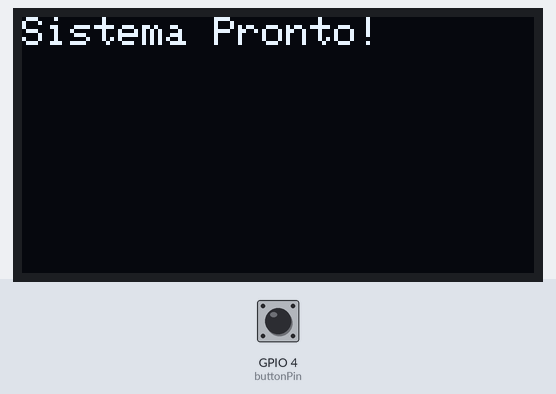
Recording of a sketch running on a simulated ESP32. Shown: 128×64 one-colour display. The inputs (shaded band) are chosen by the test bench; at power-on: GPIO 4 (buttonPin) HIGH. WiFi joins after 1.5 s; servers stay silent unless stated; what the sketch prints to the serial monitor is not drawn.

Above: at 7.2 s.
7.3 s: GPIO 4 (buttonPin) pulled LOW for 0.15 s
At 8.5 s:
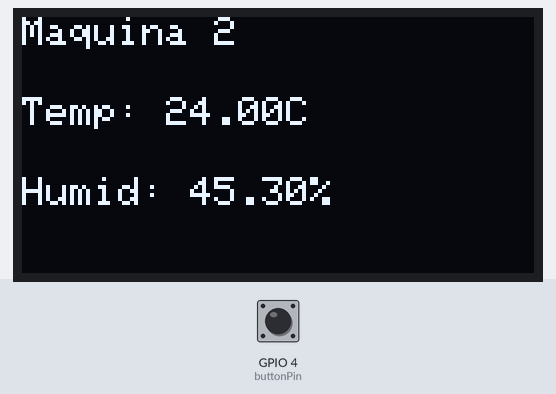
9.1 s: GPIO 4 (buttonPin) pulled LOW for 1 s
At 10.7 s:
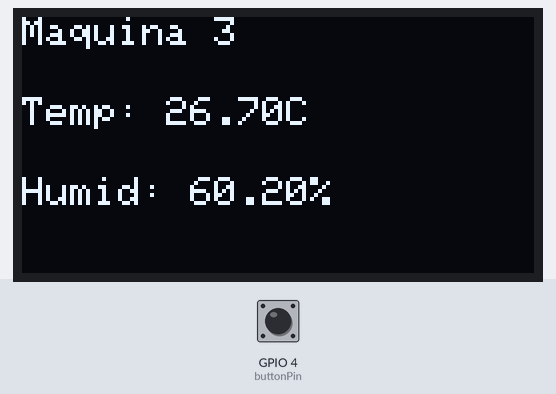
11.6 s: GPIO 4 (buttonPin) pulled LOW for 0.15 s
At 12.2 s:
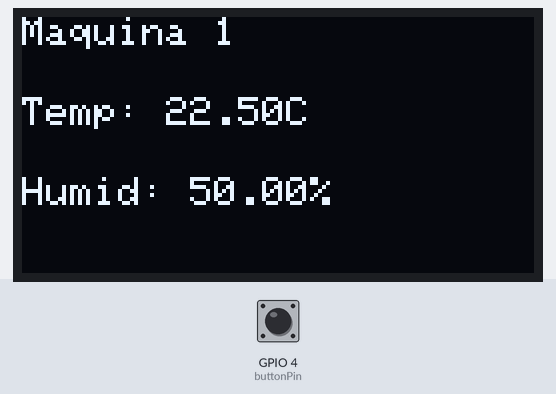
Timing chart, 0 to 14.6 s (numbered marks = the images above; inputs shaded):
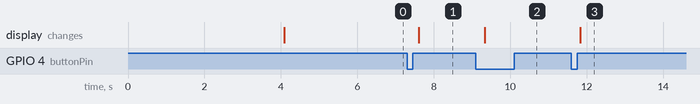

Measured:
- after the input at 7.3 s, the display: changes after 0.31 s (image 1)
- after the input at 9.1 s, the display: changes after 0.24 s (image 2)
- after the input at 11.6 s, the display: changes after 0.23 s (image 3)

The sketch:

SketchTccArduino.ino
```cpp
#include <WiFi.h>
#include <Adafruit_Sensor.h>
#include <DHT.h>
#include <Wire.h>
#include <Adafruit_GFX.h>
#include <Adafruit_SSD1306.h>

// Definições do sensor DHT e o pino que ele está conectado
#define DHTPIN 15     // Pino de dados do sensor DHT
#define DHTTYPE DHT22 // Definir se é DHT11 ou DHT22

// Definições do OLED (largura e altura)
#define SCREEN_WIDTH 128 // Largura do OLED
#define SCREEN_HEIGHT 64 // Altura do OLED

// Endereço I2C do display OLED
#define OLED_RESET -1  // Sem pino de reset
Adafruit_SSD1306 display(SCREEN_WIDTH, SCREEN_HEIGHT, &Wire, OLED_RESET);

// Variáveis para a conexão WiFi
const char* ssid = "SEU_SSID"; // Colocar aqui o nome da rede WiFi
const char* password = "SUA_SENHA"; // Colocar aqui a senha do WiFi

// Instância do sensor DHT
DHT_Unified dht(DHTPIN, DHTTYPE);

// Definindo o pino do botão
#define buttonPin 4 // Pino onde o botão está conectado

// Variáveis para armazenar o estado das máquinas
int currentMachine = 0; // Variável para rastrear qual máquina está sendo exibida
int totalMachines = 3; // Supondo que você tenha 3 máquinas

// Dados simulados de temperatura e umidade para cada máquina
float machineTemperatures[] = {22.5, 24.0, 26.7}; // Exemplo de temperaturas das máquinas
float machineHumidities[] = {50.0, 45.3, 60.2}; // Exemplo de umidades das máquinas

void setup() {
  // Iniciando a comunicação serial (importante para debugar)
  Serial.begin(115200);

  // Inicializando o sensor DHT
  dht.begin();

  // Inicializando o display OLED
  if(!display.begin(SSD1306_SWITCHCAPVCC, 0x3C)) { // Verifica o endereço I2C do OLED
    Serial.println(F("Falha ao iniciar o display OLED"));
    for(;;); // Fica em loop se falhar
  }

  display.clearDisplay();
  display.setTextSize(1);             // Define o tamanho do texto (1 é o padrão)
  display.setTextColor(SSD1306_WHITE); // Cor do texto (branco)
  display.setCursor(0, 0);
  display.print("Iniciando..."); // Mensagem para saber que o sistema está iniciando
  display.display(); // Exibe a mensagem no OLED
  delay(2000);

  // Conectando ao WiFi
  conectarWiFi();

  // Configurando o botão
  pinMode(buttonPin, INPUT_PULLUP); // Configura o pino do botão como entrada com resistor de pull-up

  // Sistema pronto, informando no OLED
  display.clearDisplay();
  display.setCursor(0, 0);
  display.print("Sistema Pronto!");
  display.display();
  delay(2000);
}

void loop() {
  // Verifica se o botão foi pressionado
  if (digitalRead(buttonPin) == LOW) {
    delay(200); // Debounce do botão
    currentMachine++;
    // Se ultrapassar o número total de máquinas, volta para a primeira
    if (currentMachine >= totalMachines) {
      currentMachine = 0;
    }

    // Mostra as informações da máquina atual
    mostrarDados(currentMachine);

    // Aguarda o botão ser liberado
    while (digitalRead(buttonPin) == LOW);
  }

  delay(100); // Pequeno atraso para evitar leitura constante do botão
}

// Função para mostrar os dados da máquina atual no OLED

void mostrarDados(int machineIndex) {
  display.clearDisplay(); // Limpa o display
  display.setCursor(0, 0);
  display.print("Maquina ");
  display.print(machineIndex + 1);

  display.setCursor(0, 20);
  display.print("Temp: ");
  display.print(machineTemperatures[machineIndex]);
  display.print("C");

  display.setCursor(0, 40);
  display.print("Humid: ");
  display.print(machineHumidities[machineIndex]);
  display.print("%");

  display.display(); // Atualiza o display com as informações
}

// Função para ler os sensores e exibir os dados no Serial
void lerSensores() {
  sensors_event_t event;

  // Lendo a temperatura do DHT
  dht.temperature().getEvent(&event);
  if (!isnan(event.temperature)) {
    Serial.print("Temperatura: ");
    Serial.print(event.temperature);
    Serial.println(" °C");
  } else {
    Serial.println("Erro ao ler a temperatura!");
  }

  // Lendo a umidade do DHT
  dht.humidity().getEvent(&event);
  if (!isnan(event.relative_humidity)) {
    Serial.print("Umidade: ");
    Serial.print(event.relative_humidity);
    Serial.println(" %");
  } else {
    Serial.println("Erro ao ler a umidade!");
  }
}

// Função para conectar o ESP32 ao WiFi
void conectarWiFi() {
  Serial.print("Conectando-se a ");
  Serial.println(ssid);

  WiFi.begin(ssid, password);

  // Enquanto não conectar, vai mostrar os pontos no Serial
  while (WiFi.status() != WL_CONNECTED) {
    delay(1000);
    Serial.print(".");
  }

  // Conexão WiFi bem-sucedida, exibe o IP no Serial
  Serial.println("");
  Serial.println("WiFi conectado!");
  Serial.print("IP: ");
  Serial.println(WiFi.localIP());
}
```
